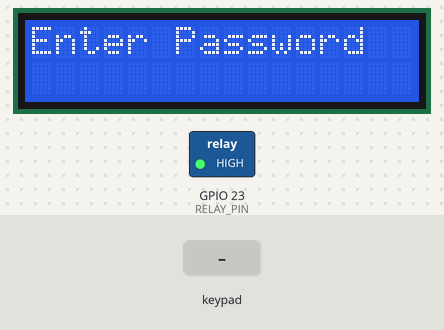
The sketch below on a simulated ESP32. Shown: 16×2 character LCD, switched loads named in the sketch (green lamp = pin HIGH). Inputs (shaded band) come from the test bench. What the sketch prints to the serial monitor is not drawn.

Above: at 1.2 s.
1.3 s: keypad keys 1 2 3 4 # pressed 0.4 s apart
At 4.4 s:
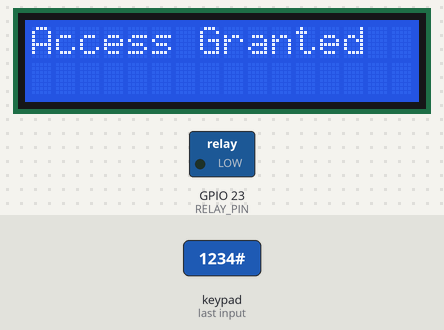
4.8 s: key '*' pressed
At 6.3 s:
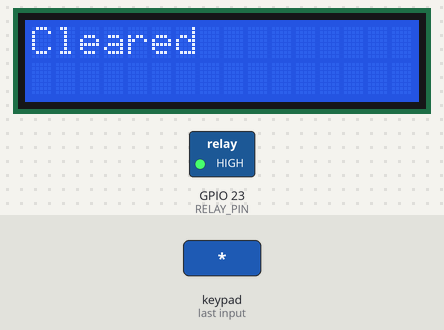
7.8 s: keypad keys 1 9 1 8 5 1 5 A pressed 0.4 s apart
At 10.9 s:
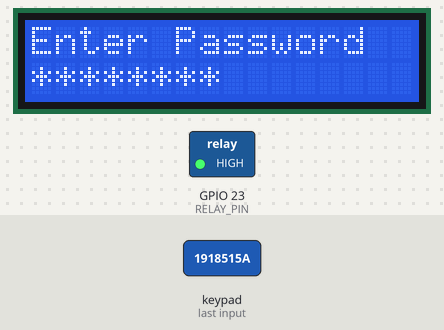
12.5 s: key '#' pressed
At 13.7 s:
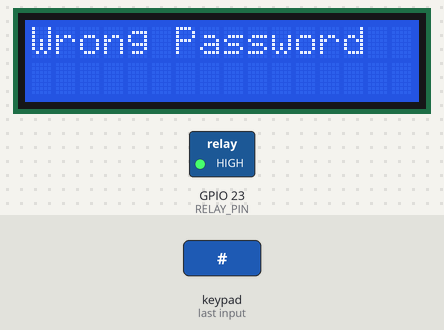
15.5 s: key '1' pressed
At 16.7 s:
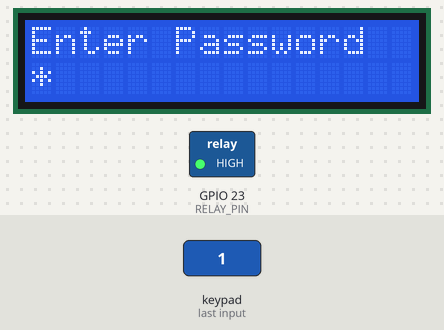
17.0 s: key '2' pressed
At 18.3 s:
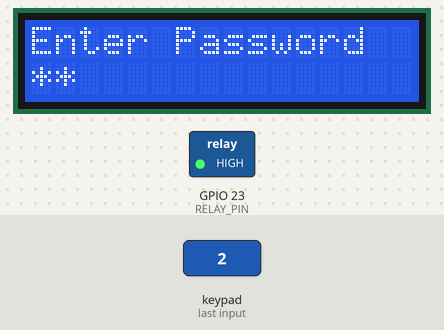
Timing chart, 0 to 19.5 s (numbered marks = the images above; inputs shaded):
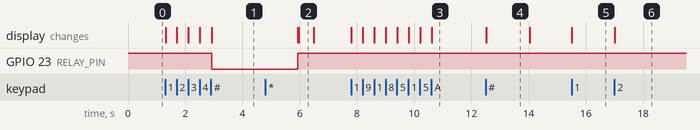

Measured:
- after the input at 1.3 s, GPIO 23 (RELAY_PIN): HIGH → LOW after 1.6 s; the display: first changes at once (image 1 shows a later state)
- after the input at 4.8 s, the display: first differs from a run without the input after 1.2 s (image 2)
- after the input at 7.8 s, the display: first changes at once (image 3 shows a later state)
- after the input at 12.5 s, the display: changes at once (image 4)
- after the input at 15.5 s, the display: changes at once (image 5)
- after the input at 17.0 s, the display: changes at once (image 6)
- what the display in image 2 shows lasts 0.5 s, from 6.0 s to 6.5 s

The sketch:

SecurityKeypadDoorLockEsp32.ino
```cpp
#include <Keypad.h>
#include <LiquidCrystal_I2C.h>
#include <Wire.h>

// ---------------- LCD ----------------
LiquidCrystal_I2C lcd(0x27, 16, 2);

// ---------------- RELAY ----------------
#define RELAY_PIN 23
#define ACTIVE_LOW true   // change to false if your relay is active HIGH

// ---------------- PASSWORD ----------------
String password = "1234";
String input = "";

// ---------------- KEYPAD ----------------
const byte ROWS = 4;
const byte COLS = 4;

char keys[ROWS][COLS] = {
  {'1','2','3','A'},
  {'4','5','6','B'},
  {'7','8','9','C'},
  {'*','0','#','D'}
};

byte rowPins[ROWS] = {19, 18, 5, 15};
byte colPins[COLS] = {13, 12, 14, 27};

Keypad keypad = Keypad(makeKeymap(keys), rowPins, colPins, ROWS, COLS);

// ---------------- FUNCTIONS ----------------
void relayOn() {
  digitalWrite(RELAY_PIN, ACTIVE_LOW ? LOW : HIGH);
}

void relayOff() {
  digitalWrite(RELAY_PIN, ACTIVE_LOW ? HIGH : LOW);
}

void setup() {
  Serial.begin(115200);

  // Relay setup
  pinMode(RELAY_PIN, OUTPUT);
  relayOff();

  // LCD setup
  lcd.init();
  lcd.backlight();
  lcd.clear();
  lcd.setCursor(0,0);
  lcd.print("Enter Password");
}

void loop() {
  char key = keypad.getKey();

  if (key) {
    Serial.println(key);

    if (key == '*') {
      input = "";
      lcd.clear();
      lcd.print("Cleared");
      delay(500);
      lcd.clear();
      lcd.print("Enter Password");
    }
    else if (key == '#') {
      if (input == password) {
        lcd.clear();
        lcd.print("Access Granted");
        relayOn();
        delay(3000);
        relayOff();
        lcd.clear();
        lcd.print("Enter Password");
      } else {
        lcd.clear();
        lcd.print("Wrong Password");
        delay(1500);
        lcd.clear();
        lcd.print("Enter Password");
      }
      input = "";
    }
    else {
      if (input.length() < 8)
        input += key;

      lcd.setCursor(0,1);
      for (int i=0; i<input.length(); i++)
        lcd.print("*");
    }
  }
}
```
